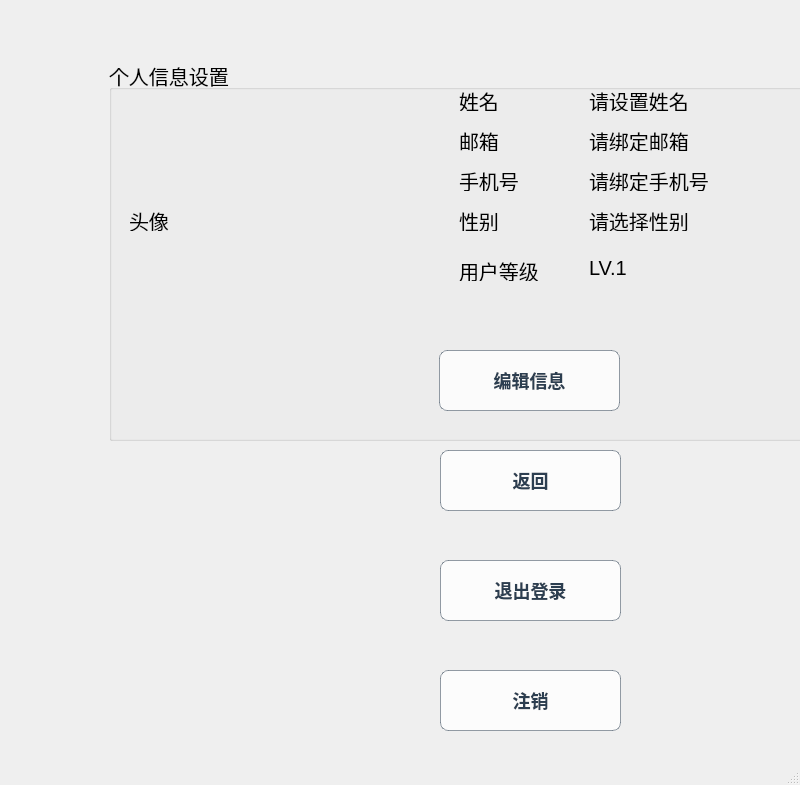
<?xml version="1.0" encoding="UTF-8"?>
<ui version="4.0">
 <class>Userwindow</class>
 <widget class="QMainWindow" name="Userwindow">
  <property name="geometry">
   <rect>
    <x>0</x>
    <y>0</y>
    <width>800</width>
    <height>785</height>
   </rect>
  </property>
  <property name="windowTitle">
   <string>MainWindow</string>
  </property>
  <property name="styleSheet">
   <string notr="true">QMainWindow {
    background-image: url(://bcgrd.jpg);
    background-repeat: no-repeat;
    background-position: center;
}
</string>
  </property>
  <widget class="QWidget" name="centralwidget">
   <widget class="QPushButton" name="logOutButton">
    <property name="geometry">
     <rect>
      <x>440</x>
      <y>560</y>
      <width>181</width>
      <height>61</height>
     </rect>
    </property>
    <property name="font">
     <font>
      <family>Segoe UI</family>
      <pointsize>-1</pointsize>
      <bold>true</bold>
     </font>
    </property>
    <property name="styleSheet">
     <string notr="true">/* 按钮默认样式 */
QPushButton {
    background-color: rgba(255, 255, 255, 0.8); /* 半透明白色背景 */
    color: #2c3e50; /* 深灰蓝色文字 */
    border: 1px solid rgba(44, 62, 80, 0.5); /* 半透明深蓝灰色边框 */
    border-radius: 8px; /* 圆角按钮 */
    padding: 8px 16px; /* 按钮内边距 */
    font-size: 18px; /* 字体大小 */
    font-family: &quot;Segoe UI&quot;, Arial, sans-serif; /* 字体样式 */
    font-weight: bold; /* 加粗字体 */
    box-shadow: 0px 4px 6px rgba(0, 0, 0, 0.2); /* 按钮阴影 */
}

/* 鼠标悬停效果 */
QPushButton:hover {
    background-color: rgba(255, 255, 255, 0.9); /* 更亮的白色背景 */
    color: #34495e; /* 深一点的文字颜色 */
    border: 1px solid rgba(44, 62, 80, 0.8); /* 更明显的边框 */
}

/* 按下效果 */
QPushButton:pressed {
    background-color: rgba(230, 230, 230, 0.9); /* 按下时灰白背景 */
    box-shadow: none; /* 按下时移除阴影 */
    color: #2c3e50; /* 保持文字颜色 */
}

/* 禁用按钮 */
QPushButton:disabled {
    background-color: rgba(200, 200, 200, 0.7); /* 禁用按钮灰色背景 */
    color: rgba(120, 120, 120, 0.8); /* 灰色文字 */
    border: 1px solid rgba(120, 120, 120, 0.5); /* 灰色边框 */
    box-shadow: none; /* 无阴影 */
}
</string>
    </property>
    <property name="text">
     <string>退出登录</string>
    </property>
   </widget>
   <widget class="QPushButton" name="logOffButton">
    <property name="geometry">
     <rect>
      <x>440</x>
      <y>670</y>
      <width>181</width>
      <height>61</height>
     </rect>
    </property>
    <property name="font">
     <font>
      <family>Segoe UI</family>
      <pointsize>-1</pointsize>
      <bold>true</bold>
     </font>
    </property>
    <property name="styleSheet">
     <string notr="true">/* 按钮默认样式 */
QPushButton {
    background-color: rgba(255, 255, 255, 0.8); /* 半透明白色背景 */
    color: #2c3e50; /* 深灰蓝色文字 */
    border: 1px solid rgba(44, 62, 80, 0.5); /* 半透明深蓝灰色边框 */
    border-radius: 8px; /* 圆角按钮 */
    padding: 8px 16px; /* 按钮内边距 */
    font-size: 18px; /* 字体大小 */
    font-family: &quot;Segoe UI&quot;, Arial, sans-serif; /* 字体样式 */
    font-weight: bold; /* 加粗字体 */
    box-shadow: 0px 4px 6px rgba(0, 0, 0, 0.2); /* 按钮阴影 */
}

/* 鼠标悬停效果 */
QPushButton:hover {
    background-color: rgba(255, 255, 255, 0.9); /* 更亮的白色背景 */
    color: #34495e; /* 深一点的文字颜色 */
    border: 1px solid rgba(44, 62, 80, 0.8); /* 更明显的边框 */
}

/* 按下效果 */
QPushButton:pressed {
    background-color: rgba(230, 230, 230, 0.9); /* 按下时灰白背景 */
    box-shadow: none; /* 按下时移除阴影 */
    color: #2c3e50; /* 保持文字颜色 */
}

/* 禁用按钮 */
QPushButton:disabled {
    background-color: rgba(200, 200, 200, 0.7); /* 禁用按钮灰色背景 */
    color: rgba(120, 120, 120, 0.8); /* 灰色文字 */
    border: 1px solid rgba(120, 120, 120, 0.5); /* 灰色边框 */
    box-shadow: none; /* 无阴影 */
}
</string>
    </property>
    <property name="text">
     <string>注销</string>
    </property>
   </widget>
   <widget class="QGroupBox" name="personInfoBox">
    <property name="geometry">
     <rect>
      <x>109</x>
      <y>60</y>
      <width>801</width>
      <height>381</height>
     </rect>
    </property>
    <property name="font">
     <font>
      <family>Segoe UI</family>
      <pointsize>15</pointsize>
     </font>
    </property>
    <property name="styleSheet">
     <string notr="true"> font-family: &quot;Segoe UI&quot;, Arial, sans-serif;</string>
    </property>
    <property name="title">
     <string>个人信息设置</string>
    </property>
    <widget class="QLabel" name="profileLabel">
     <property name="geometry">
      <rect>
       <x>20</x>
       <y>150</y>
       <width>51</width>
       <height>21</height>
      </rect>
     </property>
     <property name="font">
      <font>
       <family>Segoe UI</family>
       <pointsize>15</pointsize>
      </font>
     </property>
     <property name="styleSheet">
      <string notr="true"> font-family: &quot;Segoe UI&quot;, Arial, sans-serif;</string>
     </property>
     <property name="text">
      <string>头像</string>
     </property>
    </widget>
    <widget class="QLabel" name="xingMingLabel">
     <property name="geometry">
      <rect>
       <x>350</x>
       <y>30</y>
       <width>41</width>
       <height>21</height>
      </rect>
     </property>
     <property name="font">
      <font>
       <family>Segoe UI</family>
       <pointsize>15</pointsize>
      </font>
     </property>
     <property name="styleSheet">
      <string notr="true"> font-family: &quot;Segoe UI&quot;, Arial, sans-serif;</string>
     </property>
     <property name="text">
      <string>姓名</string>
     </property>
    </widget>
    <widget class="QLabel" name="mailLabel">
     <property name="geometry">
      <rect>
       <x>350</x>
       <y>70</y>
       <width>51</width>
       <height>21</height>
      </rect>
     </property>
     <property name="font">
      <font>
       <family>Segoe UI</family>
       <pointsize>15</pointsize>
      </font>
     </property>
     <property name="styleSheet">
      <string notr="true"> font-family: &quot;Segoe UI&quot;, Arial, sans-serif;</string>
     </property>
     <property name="text">
      <string>邮箱</string>
     </property>
    </widget>
    <widget class="QLabel" name="phondeNumberLabel">
     <property name="geometry">
      <rect>
       <x>350</x>
       <y>110</y>
       <width>71</width>
       <height>21</height>
      </rect>
     </property>
     <property name="font">
      <font>
       <family>Segoe UI</family>
       <pointsize>15</pointsize>
      </font>
     </property>
     <property name="styleSheet">
      <string notr="true"> font-family: &quot;Segoe UI&quot;, Arial, sans-serif;</string>
     </property>
     <property name="text">
      <string>手机号</string>
     </property>
    </widget>
    <widget class="QLabel" name="SexLabel">
     <property name="geometry">
      <rect>
       <x>350</x>
       <y>150</y>
       <width>51</width>
       <height>21</height>
      </rect>
     </property>
     <property name="font">
      <font>
       <family>Segoe UI</family>
       <pointsize>15</pointsize>
      </font>
     </property>
     <property name="styleSheet">
      <string notr="true"> font-family: &quot;Segoe UI&quot;, Arial, sans-serif;</string>
     </property>
     <property name="text">
      <string>性别</string>
     </property>
    </widget>
    <widget class="QLabel" name="levelLabel">
     <property name="geometry">
      <rect>
       <x>350</x>
       <y>200</y>
       <width>91</width>
       <height>21</height>
      </rect>
     </property>
     <property name="font">
      <font>
       <family>Segoe UI</family>
       <pointsize>15</pointsize>
      </font>
     </property>
     <property name="styleSheet">
      <string notr="true"> font-family: &quot;Segoe UI&quot;, Arial, sans-serif;</string>
     </property>
     <property name="text">
      <string>用户等级</string>
     </property>
    </widget>
    <widget class="QStackedWidget" name="userNameStackedWidget">
     <property name="geometry">
      <rect>
       <x>460</x>
       <y>30</y>
       <width>181</width>
       <height>21</height>
      </rect>
     </property>
     <property name="currentIndex">
      <number>0</number>
     </property>
     <widget class="QWidget" name="page">
      <widget class="QLabel" name="useNameLabel">
       <property name="geometry">
        <rect>
         <x>20</x>
         <y>0</y>
         <width>111</width>
         <height>21</height>
        </rect>
       </property>
       <property name="font">
        <font>
         <family>Segoe UI</family>
         <pointsize>15</pointsize>
        </font>
       </property>
       <property name="text">
        <string>请设置姓名</string>
       </property>
      </widget>
     </widget>
     <widget class="QWidget" name="page_2">
      <widget class="QLineEdit" name="userNameSetBox">
       <property name="geometry">
        <rect>
         <x>10</x>
         <y>0</y>
         <width>131</width>
         <height>21</height>
        </rect>
       </property>
      </widget>
     </widget>
    </widget>
    <widget class="QStackedWidget" name="mailStackedWidget">
     <property name="geometry">
      <rect>
       <x>460</x>
       <y>70</y>
       <width>181</width>
       <height>21</height>
      </rect>
     </property>
     <property name="currentIndex">
      <number>0</number>
     </property>
     <widget class="QWidget" name="page_5">
      <widget class="QLabel" name="mailLabel_2">
       <property name="geometry">
        <rect>
         <x>20</x>
         <y>0</y>
         <width>131</width>
         <height>21</height>
        </rect>
       </property>
       <property name="font">
        <font>
         <family>Segoe UI</family>
         <pointsize>15</pointsize>
        </font>
       </property>
       <property name="text">
        <string>请绑定邮箱</string>
       </property>
      </widget>
     </widget>
     <widget class="QWidget" name="page_6">
      <widget class="QLineEdit" name="mailSetBox">
       <property name="geometry">
        <rect>
         <x>10</x>
         <y>0</y>
         <width>131</width>
         <height>21</height>
        </rect>
       </property>
      </widget>
     </widget>
    </widget>
    <widget class="QStackedWidget" name="phoneNumberStackedWidget">
     <property name="geometry">
      <rect>
       <x>460</x>
       <y>110</y>
       <width>181</width>
       <height>21</height>
      </rect>
     </property>
     <property name="currentIndex">
      <number>0</number>
     </property>
     <widget class="QWidget" name="page_9">
      <widget class="QLabel" name="phoneNumberLabel">
       <property name="geometry">
        <rect>
         <x>20</x>
         <y>0</y>
         <width>121</width>
         <height>21</height>
        </rect>
       </property>
       <property name="font">
        <font>
         <family>Segoe UI</family>
         <pointsize>15</pointsize>
        </font>
       </property>
       <property name="text">
        <string>请绑定手机号</string>
       </property>
      </widget>
     </widget>
     <widget class="QWidget" name="page_10">
      <widget class="QLineEdit" name="phoneNumberSetBox">
       <property name="geometry">
        <rect>
         <x>10</x>
         <y>0</y>
         <width>131</width>
         <height>20</height>
        </rect>
       </property>
      </widget>
     </widget>
    </widget>
    <widget class="QStackedWidget" name="sexStackedWidget">
     <property name="geometry">
      <rect>
       <x>460</x>
       <y>150</y>
       <width>181</width>
       <height>31</height>
      </rect>
     </property>
     <property name="currentIndex">
      <number>0</number>
     </property>
     <widget class="QWidget" name="page_11">
      <widget class="QLabel" name="sexLabel">
       <property name="geometry">
        <rect>
         <x>20</x>
         <y>0</y>
         <width>131</width>
         <height>21</height>
        </rect>
       </property>
       <property name="font">
        <font>
         <family>Segoe UI</family>
         <pointsize>15</pointsize>
        </font>
       </property>
       <property name="text">
        <string>请选择性别</string>
       </property>
      </widget>
     </widget>
     <widget class="QWidget" name="page_12">
      <widget class="QRadioButton" name="maleButton">
       <property name="geometry">
        <rect>
         <x>10</x>
         <y>10</y>
         <width>121</width>
         <height>20</height>
        </rect>
       </property>
       <property name="font">
        <font>
         <family>Segoe UI</family>
         <pointsize>15</pointsize>
        </font>
       </property>
       <property name="text">
        <string>男</string>
       </property>
      </widget>
      <widget class="QRadioButton" name="famelButton">
       <property name="geometry">
        <rect>
         <x>70</x>
         <y>10</y>
         <width>71</width>
         <height>16</height>
        </rect>
       </property>
       <property name="font">
        <font>
         <family>Segoe UI</family>
         <pointsize>15</pointsize>
        </font>
       </property>
       <property name="text">
        <string>女</string>
       </property>
      </widget>
     </widget>
    </widget>
    <widget class="QLabel" name="levelLbl">
     <property name="geometry">
      <rect>
       <x>480</x>
       <y>200</y>
       <width>101</width>
       <height>16</height>
      </rect>
     </property>
     <property name="font">
      <font>
       <family>Segoe UI</family>
       <pointsize>15</pointsize>
      </font>
     </property>
     <property name="styleSheet">
      <string notr="true"> font-family: &quot;Segoe UI&quot;, Arial, sans-serif;</string>
     </property>
     <property name="text">
      <string>LV.1</string>
     </property>
    </widget>
    <widget class="QStackedWidget" name="oiStackedWidget">
     <property name="geometry">
      <rect>
       <x>320</x>
       <y>260</y>
       <width>211</width>
       <height>91</height>
      </rect>
     </property>
     <property name="currentIndex">
      <number>0</number>
     </property>
     <widget class="QWidget" name="page_13">
      <widget class="QPushButton" name="pushButton">
       <property name="geometry">
        <rect>
         <x>10</x>
         <y>30</y>
         <width>181</width>
         <height>61</height>
        </rect>
       </property>
       <property name="font">
        <font>
         <family>Segoe UI</family>
         <pointsize>-1</pointsize>
         <bold>true</bold>
        </font>
       </property>
       <property name="styleSheet">
        <string notr="true">/* 按钮默认样式 */
QPushButton {
    background-color: rgba(255, 255, 255, 0.8); /* 半透明白色背景 */
    color: #2c3e50; /* 深灰蓝色文字 */
    border: 1px solid rgba(44, 62, 80, 0.5); /* 半透明深蓝灰色边框 */
    border-radius: 8px; /* 圆角按钮 */
    padding: 8px 16px; /* 按钮内边距 */
    font-size: 18px; /* 字体大小 */
    font-family: &quot;Segoe UI&quot;, Arial, sans-serif; /* 字体样式 */
    font-weight: bold; /* 加粗字体 */
    box-shadow: 0px 4px 6px rgba(0, 0, 0, 0.2); /* 按钮阴影 */
}

/* 鼠标悬停效果 */
QPushButton:hover {
    background-color: rgba(255, 255, 255, 0.9); /* 更亮的白色背景 */
    color: #34495e; /* 深一点的文字颜色 */
    border: 1px solid rgba(44, 62, 80, 0.8); /* 更明显的边框 */
}

/* 按下效果 */
QPushButton:pressed {
    background-color: rgba(230, 230, 230, 0.9); /* 按下时灰白背景 */
    box-shadow: none; /* 按下时移除阴影 */
    color: #2c3e50; /* 保持文字颜色 */
}

/* 禁用按钮 */
QPushButton:disabled {
    background-color: rgba(200, 200, 200, 0.7); /* 禁用按钮灰色背景 */
    color: rgba(120, 120, 120, 0.8); /* 灰色文字 */
    border: 1px solid rgba(120, 120, 120, 0.5); /* 灰色边框 */
    box-shadow: none; /* 无阴影 */
}
</string>
       </property>
       <property name="text">
        <string>编辑信息</string>
       </property>
      </widget>
     </widget>
     <widget class="QWidget" name="page_14">
      <widget class="QPushButton" name="saveButton">
       <property name="geometry">
        <rect>
         <x>10</x>
         <y>30</y>
         <width>181</width>
         <height>61</height>
        </rect>
       </property>
       <property name="styleSheet">
        <string notr="true">/* 按钮默认样式 */
QPushButton {
    background-color: rgba(255, 255, 255, 0.8); /* 半透明白色背景 */
    color: #2c3e50; /* 深灰蓝色文字 */
    border: 1px solid rgba(44, 62, 80, 0.5); /* 半透明深蓝灰色边框 */
    border-radius: 8px; /* 圆角按钮 */
    padding: 8px 16px; /* 按钮内边距 */
    font-size: 18px; /* 字体大小 */
    font-family: &quot;Segoe UI&quot;, Arial, sans-serif; /* 字体样式 */
    font-weight: bold; /* 加粗字体 */
    box-shadow: 0px 4px 6px rgba(0, 0, 0, 0.2); /* 按钮阴影 */
}

/* 鼠标悬停效果 */
QPushButton:hover {
    background-color: rgba(255, 255, 255, 0.9); /* 更亮的白色背景 */
    color: #34495e; /* 深一点的文字颜色 */
    border: 1px solid rgba(44, 62, 80, 0.8); /* 更明显的边框 */
}

/* 按下效果 */
QPushButton:pressed {
    background-color: rgba(230, 230, 230, 0.9); /* 按下时灰白背景 */
    box-shadow: none; /* 按下时移除阴影 */
    color: #2c3e50; /* 保持文字颜色 */
}

/* 禁用按钮 */
QPushButton:disabled {
    background-color: rgba(200, 200, 200, 0.7); /* 禁用按钮灰色背景 */
    color: rgba(120, 120, 120, 0.8); /* 灰色文字 */
    border: 1px solid rgba(120, 120, 120, 0.5); /* 灰色边框 */
    box-shadow: none; /* 无阴影 */
}
</string>
       </property>
       <property name="text">
        <string>保存</string>
       </property>
      </widget>
     </widget>
    </widget>
    <widget class="QStackedWidget" name="ProfileStackedWidget">
     <property name="geometry">
      <rect>
       <x>90</x>
       <y>60</y>
       <width>221</width>
       <height>191</height>
      </rect>
     </property>
     <property name="currentIndex">
      <number>0</number>
     </property>
     <widget class="QWidget" name="page_15">
      <widget class="QLabel" name="profileLbl">
       <property name="geometry">
        <rect>
         <x>0</x>
         <y>10</y>
         <width>221</width>
         <height>191</height>
        </rect>
       </property>
       <property name="font">
        <font>
         <family>Segoe UI</family>
         <pointsize>15</pointsize>
        </font>
       </property>
       <property name="text">
        <string/>
       </property>
       <property name="pixmap">
        <pixmap resource="images.qrc">:/profilePhoto.png</pixmap>
       </property>
       <property name="scaledContents">
        <bool>true</bool>
       </property>
      </widget>
     </widget>
     <widget class="QWidget" name="page_16">
      <widget class="QPushButton" name="uploadProfileButton">
       <property name="geometry">
        <rect>
         <x>0</x>
         <y>10</y>
         <width>221</width>
         <height>191</height>
        </rect>
       </property>
       <property name="text">
        <string>上传头像</string>
       </property>
      </widget>
     </widget>
    </widget>
   </widget>
   <widget class="QPushButton" name="returnButton">
    <property name="geometry">
     <rect>
      <x>440</x>
      <y>450</y>
      <width>181</width>
      <height>61</height>
     </rect>
    </property>
    <property name="font">
     <font>
      <family>Segoe UI</family>
      <pointsize>-1</pointsize>
      <bold>true</bold>
     </font>
    </property>
    <property name="styleSheet">
     <string notr="true">/* 按钮默认样式 */
QPushButton {
    background-color: rgba(255, 255, 255, 0.8); /* 半透明白色背景 */
    color: #2c3e50; /* 深灰蓝色文字 */
    border: 1px solid rgba(44, 62, 80, 0.5); /* 半透明深蓝灰色边框 */
    border-radius: 8px; /* 圆角按钮 */
    padding: 8px 16px; /* 按钮内边距 */
    font-size: 18px; /* 字体大小 */
    font-family: &quot;Segoe UI&quot;, Arial, sans-serif; /* 字体样式 */
    font-weight: bold; /* 加粗字体 */
    box-shadow: 0px 4px 6px rgba(0, 0, 0, 0.2); /* 按钮阴影 */
}

/* 鼠标悬停效果 */
QPushButton:hover {
    background-color: rgba(255, 255, 255, 0.9); /* 更亮的白色背景 */
    color: #34495e; /* 深一点的文字颜色 */
    border: 1px solid rgba(44, 62, 80, 0.8); /* 更明显的边框 */
}

/* 按下效果 */
QPushButton:pressed {
    background-color: rgba(230, 230, 230, 0.9); /* 按下时灰白背景 */
    box-shadow: none; /* 按下时移除阴影 */
    color: #2c3e50; /* 保持文字颜色 */
}

/* 禁用按钮 */
QPushButton:disabled {
    background-color: rgba(200, 200, 200, 0.7); /* 禁用按钮灰色背景 */
    color: rgba(120, 120, 120, 0.8); /* 灰色文字 */
    border: 1px solid rgba(120, 120, 120, 0.5); /* 灰色边框 */
    box-shadow: none; /* 无阴影 */
}
</string>
    </property>
    <property name="text">
     <string>返回</string>
    </property>
   </widget>
  </widget>
  <widget class="QMenuBar" name="menubar">
   <property name="geometry">
    <rect>
     <x>0</x>
     <y>0</y>
     <width>800</width>
     <height>18</height>
    </rect>
   </property>
  </widget>
  <widget class="QStatusBar" name="statusbar"/>
 </widget>
 <resources>
  <include location="images.qrc"/>
 </resources>
 <connections/>
</ui>
